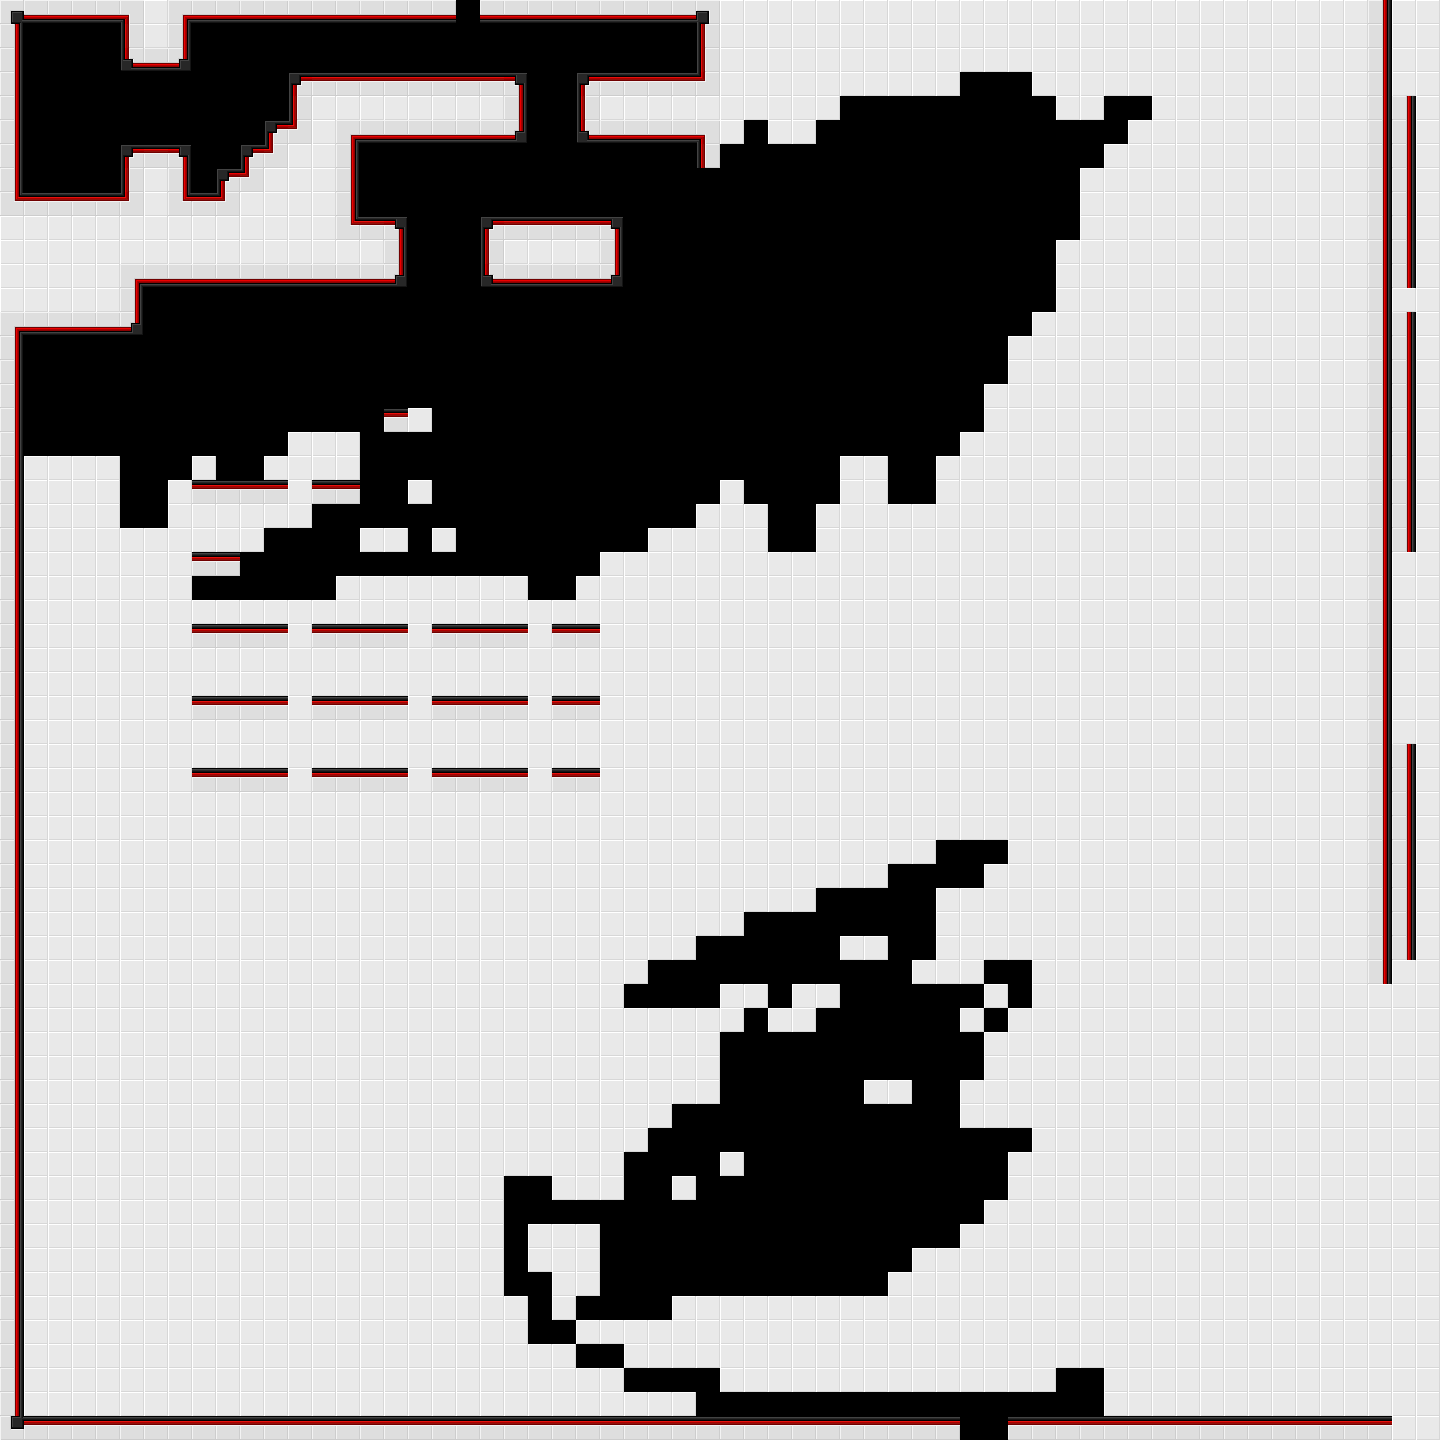

This game map was drawn from its Tiled (.tmx) file and the tilesets committed beside it. A one-line description and the full map source follow:
An orthogonal 60x60 tile map with 24x24 px tiles, 1 tile layer (Tile).

<map version="1.8" tiledversion="1.8.0" orientation="orthogonal" renderorder="right-down" compressionlevel="0" width="60" height="60" tilewidth="24" tileheight="24" infinite="0" nextlayerid="2" nextobjectid="1">
 <editorsettings>
  <export target="red.tmj" format="json" />
 </editorsettings>
 <tileset firstgid="1" name="tiles" tilewidth="24" tileheight="24" tilecount="20" columns="4">
  <image source="tiles.png" width="96" height="120" />
 </tileset>
 <layer id="1" name="Tile" width="60" height="60">
  <data encoding="csv">
1,2,2,2,2,13,6,14,2,2,2,2,2,2,2,2,2,2,2,22,2,2,2,2,2,2,2,2,2,3,6,6,6,6,6,6,6,6,6,6,6,6,6,6,6,6,6,6,6,6,6,6,6,6,6,6,6,5,6,6,
5,0,0,0,0,7,6,5,0,0,0,0,0,0,0,0,0,0,0,0,0,0,0,0,0,0,0,0,0,7,6,6,6,6,6,6,6,6,6,6,6,6,6,6,6,6,6,6,6,6,6,6,6,6,6,6,6,5,6,6,
5,0,0,0,0,19,2,20,0,0,0,0,0,0,0,0,0,0,0,0,0,0,0,0,0,0,0,0,0,7,6,6,6,6,6,6,6,6,6,6,6,6,6,6,6,6,6,6,6,6,6,6,6,6,6,6,6,5,6,6,
5,0,0,0,0,0,0,0,0,0,0,0,15,10,10,10,10,10,10,10,10,16,0,0,15,10,10,10,10,17,6,6,6,6,6,6,6,6,6,6,0,0,0,6,6,6,6,6,6,6,6,6,6,6,6,6,6,5,6,6,
5,0,0,0,0,0,0,0,0,0,0,0,7,6,6,6,6,6,6,6,6,5,0,0,7,6,6,6,6,6,6,6,6,6,6,0,0,0,0,0,0,0,0,0,6,6,0,0,6,6,6,6,6,6,6,6,6,5,5,6,
5,0,0,0,0,0,0,0,0,0,0,15,17,6,14,2,2,2,2,2,2,20,0,0,19,2,2,2,2,13,6,0,6,6,0,0,0,0,0,0,0,0,0,0,0,0,0,6,6,6,6,6,6,6,6,6,6,5,5,6,
5,0,0,0,0,15,10,16,0,0,15,17,6,6,5,0,0,0,0,0,0,0,0,0,0,0,0,0,0,7,0,0,0,0,0,0,0,0,0,0,0,0,0,0,0,0,6,6,6,6,6,6,6,6,6,6,6,5,5,6,
5,0,0,0,0,7,6,5,0,15,17,6,6,6,5,0,0,0,0,0,0,0,0,0,0,0,0,0,0,0,0,0,0,0,0,0,0,0,0,0,0,0,0,0,0,6,6,6,6,6,6,6,6,6,6,6,6,5,5,6,
18,10,10,10,10,17,6,18,10,17,6,6,6,6,5,0,0,0,0,0,0,0,0,0,0,0,0,0,0,0,0,0,0,0,0,0,0,0,0,0,0,0,0,0,0,6,6,6,6,6,6,6,6,6,6,6,6,5,5,6,
6,6,6,6,6,6,6,6,6,6,6,6,6,6,18,10,16,0,0,0,15,10,10,10,10,16,0,0,0,0,0,0,0,0,0,0,0,0,0,0,0,0,0,0,0,6,6,6,6,6,6,6,6,6,6,6,6,5,5,6,
6,6,6,6,6,6,6,6,6,6,6,6,6,6,6,6,5,0,0,0,7,6,6,6,6,5,0,0,0,0,0,0,0,0,0,0,0,0,0,0,0,0,0,0,6,6,6,6,6,6,6,6,6,6,6,6,6,5,5,6,
6,6,6,6,6,14,2,2,2,2,2,2,2,2,2,2,20,0,0,0,19,2,2,2,2,20,0,0,0,0,0,0,0,0,0,0,0,0,0,0,0,0,0,0,6,6,6,6,6,6,6,6,6,6,6,6,6,5,5,6,
6,6,6,6,6,5,0,0,0,0,0,0,0,0,0,0,0,0,0,0,0,0,0,0,0,0,0,0,0,0,0,0,0,0,0,0,0,0,0,0,0,0,0,0,6,6,6,6,6,6,6,6,6,6,6,6,6,5,6,6,
14,2,2,2,2,20,0,0,0,0,0,0,0,0,0,0,0,0,0,0,0,0,0,0,0,0,0,0,0,0,0,0,0,0,0,0,0,0,0,0,0,0,0,6,6,6,6,6,6,6,6,6,6,6,6,6,6,5,5,6,
5,0,0,0,0,0,0,0,0,0,0,0,0,0,0,0,0,0,0,0,0,0,0,0,0,0,0,0,0,0,0,0,0,0,0,0,0,0,0,0,0,0,6,6,6,6,6,6,6,6,6,6,6,6,6,6,6,5,5,6,
5,0,0,0,0,0,0,0,0,0,0,0,0,0,0,0,0,0,0,0,0,0,0,0,0,0,0,0,0,0,0,0,0,0,0,0,0,0,0,0,0,0,6,6,6,6,6,6,6,6,6,6,6,6,6,6,6,5,5,6,
5,0,0,0,0,0,0,0,0,0,0,0,0,0,0,0,0,0,0,0,0,0,0,0,0,0,0,0,0,0,0,0,0,0,0,0,0,0,0,0,0,6,6,6,6,6,6,6,6,6,6,6,6,6,6,6,6,5,5,6,
5,0,0,0,0,0,0,0,0,0,0,0,0,0,0,0,10,6,0,0,0,0,0,0,0,0,0,0,0,0,0,0,0,0,0,0,0,0,0,0,0,6,6,6,6,6,6,6,6,6,6,6,6,6,6,6,6,5,5,6,
5,0,0,0,0,0,0,0,0,0,0,0,6,6,6,0,0,0,0,0,0,0,0,0,0,0,0,0,0,0,0,0,0,0,0,0,0,0,0,0,6,6,6,6,6,6,6,6,6,6,6,6,6,6,6,6,6,5,5,6,
5,6,6,6,6,0,0,0,6,0,0,6,6,6,6,0,0,0,0,0,0,0,0,0,0,0,0,0,0,0,0,0,0,0,0,6,6,0,0,6,6,6,6,6,6,6,6,6,6,6,6,6,6,6,6,6,6,5,5,6,
5,6,6,6,6,0,0,6,10,10,10,10,6,10,10,0,0,6,0,0,0,0,0,0,0,0,0,0,0,0,6,0,0,0,0,6,6,0,0,6,6,6,6,6,6,6,6,6,6,6,6,6,6,6,6,6,6,5,5,6,
5,6,6,6,6,0,0,6,6,6,6,6,6,0,0,0,0,0,0,0,0,0,0,0,0,0,0,0,0,6,6,6,0,0,6,6,6,6,6,6,6,6,6,6,6,6,6,6,6,6,6,6,6,6,6,6,6,5,5,6,
5,6,6,6,6,6,6,6,6,6,6,0,0,0,0,6,6,0,6,0,0,0,0,0,0,0,0,6,6,6,6,6,0,0,6,6,6,6,6,6,6,6,6,6,6,6,6,6,6,6,6,6,6,6,6,6,6,5,5,6,
5,6,6,6,6,6,6,6,10,10,0,0,0,0,0,0,0,0,0,0,0,0,0,0,0,6,6,6,6,6,6,6,6,6,6,6,6,6,6,6,6,6,6,6,6,6,6,6,6,6,6,6,6,6,6,6,6,5,6,6,
5,6,6,6,6,6,6,6,0,0,0,0,0,0,6,6,6,6,6,6,6,6,0,0,6,6,6,6,6,6,6,6,6,6,6,6,6,6,6,6,6,6,6,6,6,6,6,6,6,6,6,6,6,6,6,6,6,5,6,6,
5,6,6,6,6,6,6,6,6,6,6,6,6,6,6,6,6,6,6,6,6,6,6,6,6,6,6,6,6,6,6,6,6,6,6,6,6,6,6,6,6,6,6,6,6,6,6,6,6,6,6,6,6,6,6,6,6,5,6,6,
5,6,6,6,6,6,6,6,10,10,10,10,6,10,10,10,10,6,10,10,10,10,6,10,10,6,6,6,6,6,6,6,6,6,6,6,6,6,6,6,6,6,6,6,6,6,6,6,6,6,6,6,6,6,6,6,6,5,6,6,
5,6,6,6,6,6,6,6,6,6,6,6,6,6,6,6,6,6,6,6,6,6,6,6,6,6,6,6,6,6,6,6,6,6,6,6,6,6,6,6,6,6,6,6,6,6,6,6,6,6,6,6,6,6,6,6,6,5,6,6,
5,6,6,6,6,6,6,6,6,6,6,6,6,6,6,6,6,6,6,6,6,6,6,6,6,6,6,6,6,6,6,6,6,6,6,6,6,6,6,6,6,6,6,6,6,6,6,6,6,6,6,6,6,6,6,6,6,5,6,6,
5,6,6,6,6,6,6,6,10,10,10,10,6,10,10,10,10,6,10,10,10,10,6,10,10,6,6,6,6,6,6,6,6,6,6,6,6,6,6,6,6,6,6,6,6,6,6,6,6,6,6,6,6,6,6,6,6,5,6,6,
5,6,6,6,6,6,6,6,6,6,6,6,6,6,6,6,6,6,6,6,6,6,6,6,6,6,6,6,6,6,6,6,6,6,6,6,6,6,6,6,6,6,6,6,6,6,6,6,6,6,6,6,6,6,6,6,6,5,6,6,
5,6,6,6,6,6,6,6,6,6,6,6,6,6,6,6,6,6,6,6,6,6,6,6,6,6,6,6,6,6,6,6,6,6,6,6,6,6,6,6,6,6,6,6,6,6,6,6,6,6,6,6,6,6,6,6,6,5,5,6,
5,6,6,6,6,6,6,6,10,10,10,10,6,10,10,10,10,6,10,10,10,10,6,10,10,6,6,6,6,6,6,6,6,6,6,6,6,6,6,6,6,6,6,6,6,6,6,6,6,6,6,6,6,6,6,6,6,5,5,6,
5,6,6,6,6,6,6,6,6,6,6,6,6,6,6,6,6,6,6,6,6,6,6,6,6,6,6,6,6,6,6,6,6,6,6,6,6,6,6,6,6,6,6,6,6,6,6,6,6,6,6,6,6,6,6,6,6,5,5,6,
5,6,6,6,6,6,6,6,6,6,6,6,6,6,6,6,6,6,6,6,6,6,6,6,6,6,6,6,6,6,6,6,6,6,6,6,6,6,6,6,6,6,6,6,6,6,6,6,6,6,6,6,6,6,6,6,6,5,5,6,
5,6,6,6,6,6,6,6,6,6,6,6,6,6,6,6,6,6,6,6,6,6,6,6,6,6,6,6,6,6,6,6,6,6,6,6,6,6,6,0,0,0,6,6,6,6,6,6,6,6,6,6,6,6,6,6,6,5,5,6,
5,6,6,6,6,6,6,6,6,6,6,6,6,6,6,6,6,6,6,6,6,6,6,6,6,6,6,6,6,6,6,6,6,6,6,6,6,0,0,0,0,6,6,6,6,6,6,6,6,6,6,6,6,6,6,6,6,5,5,6,
5,6,6,6,6,6,6,6,6,6,6,6,6,6,6,6,6,6,6,6,6,6,6,6,6,6,6,6,6,6,6,6,6,6,0,0,0,0,0,6,6,6,6,6,6,6,6,6,6,6,6,6,6,6,6,6,6,5,5,6,
5,6,6,6,6,6,6,6,6,6,6,6,6,6,6,6,6,6,6,6,6,6,6,6,6,6,6,6,6,6,6,0,0,0,0,0,0,0,0,6,6,6,6,6,6,6,6,6,6,6,6,6,6,6,6,6,6,5,5,6,
5,6,6,6,6,6,6,6,6,6,6,6,6,6,6,6,6,6,6,6,6,6,6,6,6,6,6,6,6,0,0,0,0,0,0,6,6,0,0,6,6,6,6,6,6,6,6,6,6,6,6,6,6,6,6,6,6,5,5,6,
5,6,6,6,6,6,6,6,6,6,6,6,6,6,6,6,6,6,6,6,6,6,6,6,6,6,6,0,0,0,0,0,0,0,0,0,0,0,6,6,6,0,0,6,6,6,6,6,6,6,6,6,6,6,6,6,6,5,6,6,
5,6,6,6,6,6,6,6,6,6,6,6,6,6,6,6,6,6,6,6,6,6,6,6,6,6,0,0,0,0,6,6,0,6,6,0,0,0,0,0,0,6,0,6,6,6,6,6,6,6,6,6,6,6,6,6,6,6,6,6,
5,6,6,6,6,6,6,6,6,6,6,6,6,6,6,6,6,6,6,6,6,6,6,6,6,6,6,6,6,6,6,0,6,6,0,0,0,0,0,0,6,0,6,6,6,6,6,6,6,6,6,6,6,6,6,6,6,6,6,6,
5,6,6,6,6,6,6,6,6,6,6,6,6,6,6,6,6,6,6,6,6,6,6,6,6,6,6,6,6,6,0,0,0,0,0,0,0,0,0,0,0,6,6,6,6,6,6,6,6,6,6,6,6,6,6,6,6,6,6,6,
5,6,6,6,6,6,6,6,6,6,6,6,6,6,6,6,6,6,6,6,6,6,6,6,6,6,6,6,6,6,0,0,0,0,0,0,0,0,0,0,0,6,6,6,6,6,6,6,6,6,6,6,6,6,6,6,6,6,6,6,
5,6,6,6,6,6,6,6,6,6,6,6,6,6,6,6,6,6,6,6,6,6,6,6,6,6,6,6,6,6,0,0,0,0,0,0,6,6,0,0,6,6,6,6,6,6,6,6,6,6,6,6,6,6,6,6,6,6,6,6,
5,6,6,6,6,6,6,6,6,6,6,6,6,6,6,6,6,6,6,6,6,6,6,6,6,6,6,6,0,0,0,0,0,0,0,0,0,0,0,0,6,6,6,6,6,6,6,6,6,6,6,6,6,6,6,6,6,6,6,6,
5,6,6,6,6,6,6,6,6,6,6,6,6,6,6,6,6,6,6,6,6,6,6,6,6,6,6,0,0,0,0,0,0,0,0,0,0,0,0,0,0,0,0,6,6,6,6,6,6,6,6,6,6,6,6,6,6,6,6,6,
5,6,6,6,6,6,6,6,6,6,6,6,6,6,6,6,6,6,6,6,6,6,6,6,6,6,0,0,0,0,6,0,0,0,0,0,0,0,0,0,0,0,6,6,6,6,6,6,6,6,6,6,6,6,6,6,6,6,6,6,
5,6,6,6,6,6,6,6,6,6,6,6,6,6,6,6,6,6,6,6,6,0,0,6,6,6,0,0,6,0,0,0,0,0,0,0,0,0,0,0,0,0,6,6,6,6,6,6,6,6,6,6,6,6,6,6,6,6,6,6,
5,6,6,6,6,6,6,6,6,6,6,6,6,6,6,6,6,6,6,6,6,0,0,0,0,0,0,0,0,0,0,0,0,0,0,0,0,0,0,0,0,6,6,6,6,6,6,6,6,6,6,6,6,6,6,6,6,6,6,6,
5,6,6,6,6,6,6,6,6,6,6,6,6,6,6,6,6,6,6,6,6,0,6,6,6,0,0,0,0,0,0,0,0,0,0,0,0,0,0,0,6,6,6,6,6,6,6,6,6,6,6,6,6,6,6,6,6,6,6,6,
5,6,6,6,6,6,6,6,6,6,6,6,6,6,6,6,6,6,6,6,6,0,6,6,6,0,0,0,0,0,0,0,0,0,0,0,0,0,6,6,6,6,6,6,6,6,6,6,6,6,6,6,6,6,6,6,6,6,6,6,
5,6,6,6,6,6,6,6,6,6,6,6,6,6,6,6,6,6,6,6,6,0,0,6,6,0,0,0,0,0,0,0,0,0,0,0,0,6,6,6,6,6,6,6,6,6,6,6,6,6,6,6,6,6,6,6,6,6,6,6,
5,6,6,6,6,6,6,6,6,6,6,6,6,6,6,6,6,6,6,6,6,6,0,6,0,0,0,0,6,6,6,6,6,6,6,6,6,6,6,6,6,6,6,6,6,6,6,6,6,6,6,6,6,6,6,6,6,6,6,6,
5,6,6,6,6,6,6,6,6,6,6,6,6,6,6,6,6,6,6,6,6,6,0,0,6,6,6,6,6,6,6,6,6,6,6,6,6,6,6,6,6,6,6,6,6,6,6,6,6,6,6,6,6,6,6,6,6,6,6,6,
5,6,6,6,6,6,6,6,6,6,6,6,6,6,6,6,6,6,6,6,6,6,6,6,0,0,6,6,6,6,6,6,6,6,6,6,6,6,6,6,6,6,6,6,6,6,6,6,6,6,6,6,6,6,6,6,6,6,6,6,
5,6,6,6,6,6,6,6,6,6,6,6,6,6,6,6,6,6,6,6,6,6,6,6,6,6,0,0,0,0,6,6,6,6,6,6,6,6,6,6,6,6,6,6,0,0,6,6,6,6,6,6,6,6,6,6,6,6,6,6,
5,6,6,6,6,6,6,6,6,6,6,6,6,6,6,6,6,6,6,6,6,6,6,6,6,6,6,6,6,0,0,0,0,0,0,0,0,0,0,0,0,0,0,0,0,0,6,6,6,6,6,6,6,6,6,6,6,6,6,6,
9,10,10,10,10,10,10,10,10,10,10,10,10,10,10,10,10,10,10,10,10,10,10,10,10,10,10,10,10,10,10,10,10,10,10,10,10,10,10,10,0,0,10,10,10,10,10,10,10,10,10,10,10,10,10,10,10,10,6,6
</data>
 </layer>
</map>
